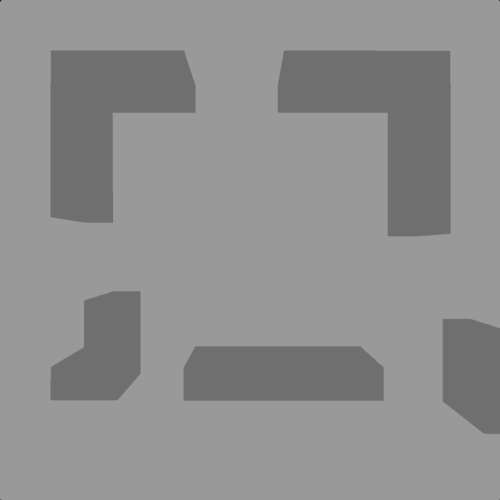
#> input picture swift_pico/src/bitmap/test_bitmap.png, 1000 x 1000 px (shown at 1/2 size)
$ python -i bit_map.py   (imports and definitions only)
#> lines starting #> are read from the running program, lines starting #| are printed output that depends on the picture; after the words box and inside, x2 and y2 are one past the last pixel; in counts of white or black regions, pixels touching at a corner belong together
#> further down, picture is the input picture: shape (1000, 1000); min 0, max 153, mean 143.4
import cv2
import numpy as np
import os

# Just for local dev with local pictures
FILE_DIR_PATH = os.path.dirname(__file__)

ARUCO_DICT = {
    "DICT_4X4_50": cv2.aruco.DICT_4X4_50,
    "DICT_4X4_100": cv2.aruco.DICT_4X4_100,
    "DICT_4X4_250": cv2.aruco.DICT_4X4_250,
    "DICT_4X4_1000": cv2.aruco.DICT_4X4_1000,
    "DICT_5X5_50": cv2.aruco.DICT_5X5_50,
    "DICT_5X5_100": cv2.aruco.DICT_5X5_100,
    "DICT_5X5_250": cv2.aruco.DICT_5X5_250,
    "DICT_5X5_1000": cv2.aruco.DICT_5X5_1000,
    "DICT_6X6_50": cv2.aruco.DICT_6X6_50,
    "DICT_6X6_100": cv2.aruco.DICT_6X6_100,
    "DICT_6X6_250": cv2.aruco.DICT_6X6_250,
    "DICT_6X6_1000": cv2.aruco.DICT_6X6_1000,
    "DICT_7X7_50": cv2.aruco.DICT_7X7_50,
    "DICT_7X7_100": cv2.aruco.DICT_7X7_100,
    "DICT_7X7_250": cv2.aruco.DICT_7X7_250,
    "DICT_7X7_1000": cv2.aruco.DICT_7X7_1000,
    "DICT_ARUCO_ORIGINAL": cv2.aruco.DICT_ARUCO_ORIGINAL,
    "DICT_APRILTAG_16h5": cv2.aruco.DICT_APRILTAG_16h5,
    "DICT_APRILTAG_25h9": cv2.aruco.DICT_APRILTAG_25h9,
    "DICT_APRILTAG_36h10": cv2.aruco.DICT_APRILTAG_36h10,
    "DICT_APRILTAG_36h11": cv2.aruco.DICT_APRILTAG_36h11,
}

CLEAN_ARUCO_PADDING_SIZE = 5


def get_center_coordinates_from_rect(list_of_coordinates):
    return (np.mean(list_of_coordinates[:, 0]), np.mean(list_of_coordinates[:, 1]))


# [102 lines left out: functions get_array_transform_values, process_aruco, apply_warp_perspective, clean_image_from_aruco, crop_image_towards_center, not called in this run]


def clean_contours(contours):
    # Find the biggest contour area which is the image itself
    max_area = max([cv2.contourArea(cnt) for cnt in contours])
    return [cnt for cnt in contours if cv2.contourArea(cnt) < max_area]


# [8 lines of commented-out code are left out]


def scale_contours(image):
    _, tresh = cv2.threshold(image, 127, 255, cv2.THRESH_BINARY)
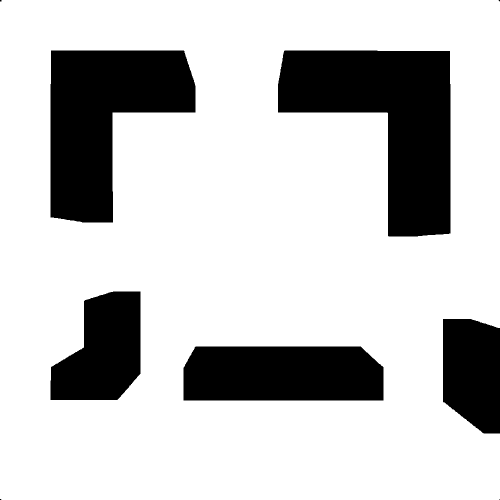
#> tresh: shape (1000, 1000) (shown at 1/2 size); 77.2% white; 9 black regions (4 under 20 px), largest, box (x1, y1, x2, y2) and area: (556, 101, 901, 473) 72933, (101, 101, 391, 445) 62052, (367, 693, 767, 801) 41715, (101, 583, 281, 800) 28461, (886, 638, 1000, 867) 22943
    distance = cv2.distanceTransform(tresh, cv2.DIST_L2, 5)
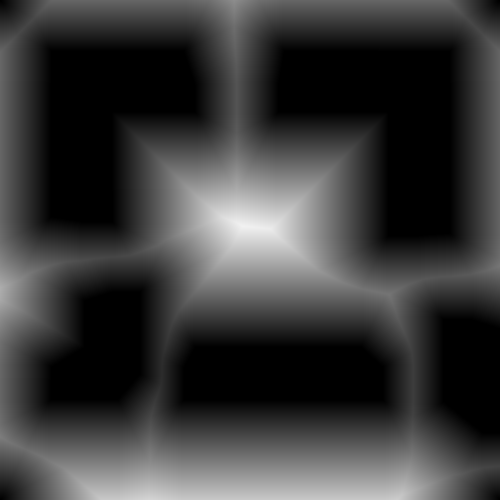
#> distance: shape (1000, 1000) float32 (shown at 1/2 size); min 0, max 241.4, mean 58.1
    _, offset_thresh = cv2.threshold(distance, 0.05 * distance.max(), 255, 0)
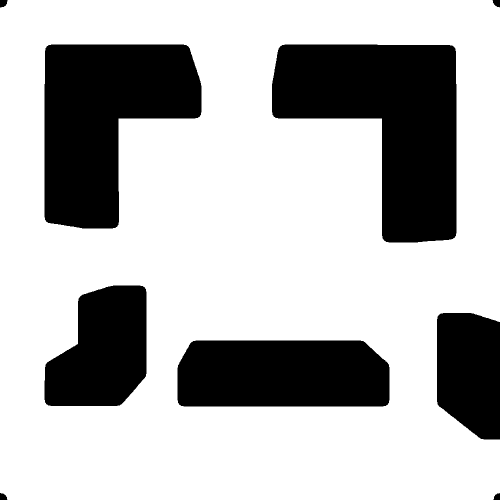
#> offset_thresh: shape (1000, 1000) float32 (shown at 1/2 size); 71.2% white; 9 black regions, largest, box (x1, y1, x2, y2) and area: (544, 89, 913, 485) 90259, (89, 89, 403, 457) 77288, (355, 681, 779, 813) 53810
    offset_thresh = np.uint8(offset_thresh)
#> offset_thresh: shape (1000, 1000); 71.2% white; 9 black regions
    offset_contours, _ = cv2.findContours(
        offset_thresh, cv2.RETR_TREE, cv2.CHAIN_APPROX_SIMPLE
    )
#> offset_contours = 5 contours; box (x1, y1, x2, y2) and area: (0, 0, 1000, 1000) 969092, (543, 88, 914, 486) 90994, (88, 88, 404, 458) 77934, (354, 680, 780, 814) 54319, (88, 570, 294, 813) 37882

    offset_contours = clean_contours(offset_contours)
#> in clean_contours, `max_area = max([cv2.contourArea(cnt) for cnt in contours])`: max_area = 969092.5
#> offset_contours = 4 contours; box (x1, y1, x2, y2) and area: (543, 88, 914, 486) 90994, (88, 88, 404, 458) 77934, (354, 680, 780, 814) 54319, (88, 570, 294, 813) 37882

    cv2.drawContours(offset_thresh, offset_contours, -1, (0, 0, 0), -1)
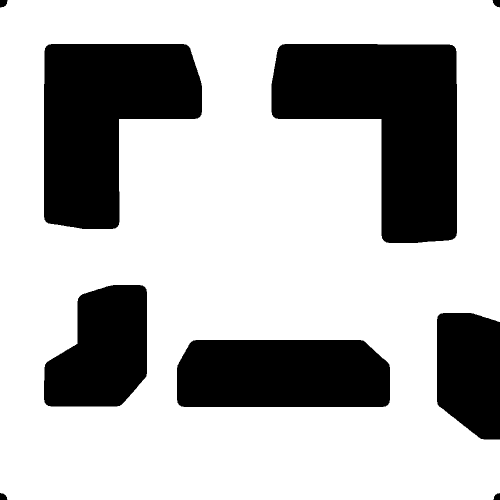
#> offset_thresh: shape (1000, 1000) (shown at 1/2 size); 70.8% white; 9 black regions, largest, box (x1, y1, x2, y2) and area: (543, 88, 914, 486) 91731, (88, 88, 404, 458) 78583, (354, 680, 780, 814) 54830
    return offset_thresh


# [21 lines left out: function create_2d_bitmap, not called in this run]

# [2 lines not run here, left out]

>>> import cv2
>>> picture = cv2.imread('test_bitmap.png', cv2.IMREAD_GRAYSCALE)
>>> result = scale_contours(picture)
